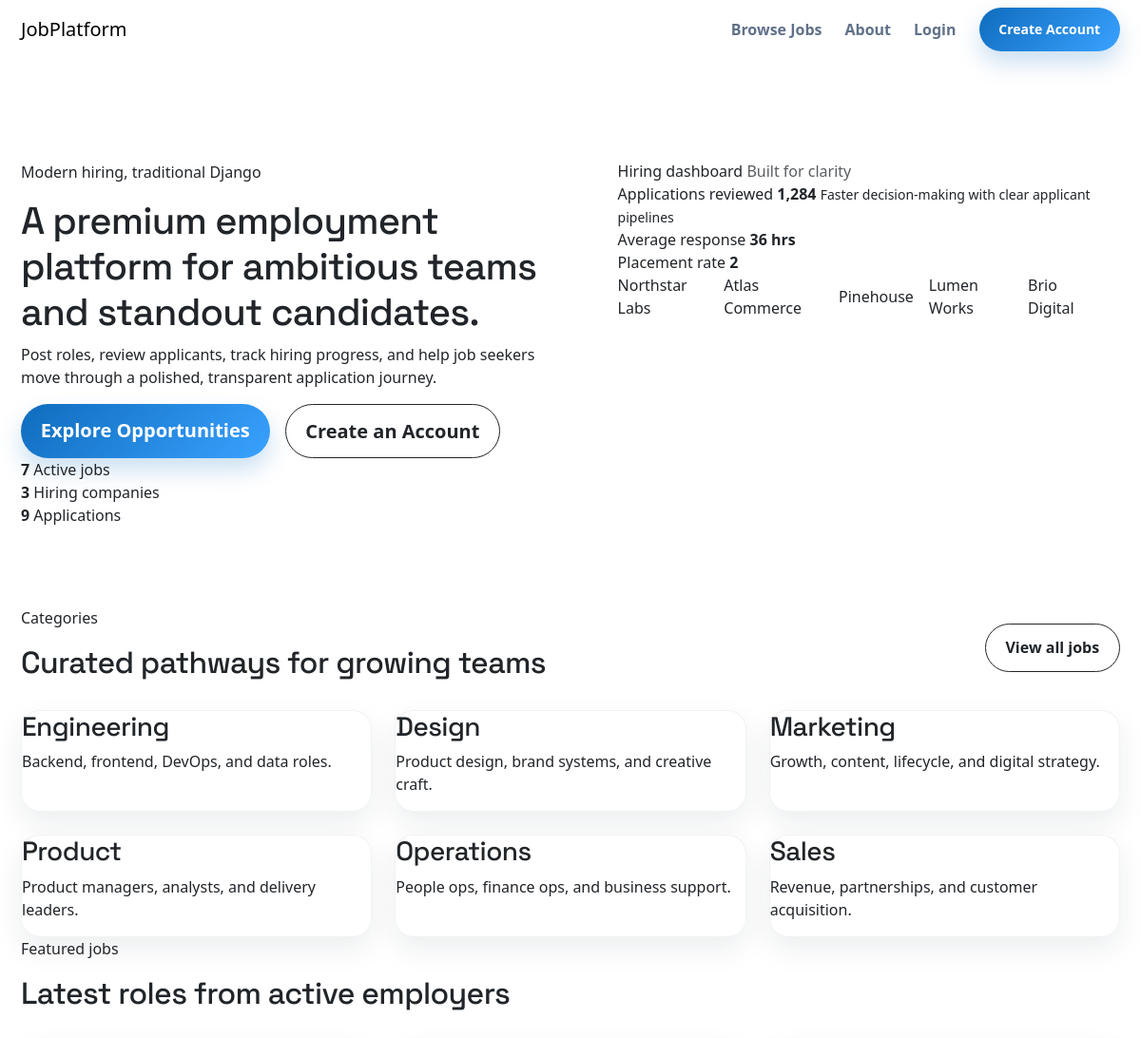
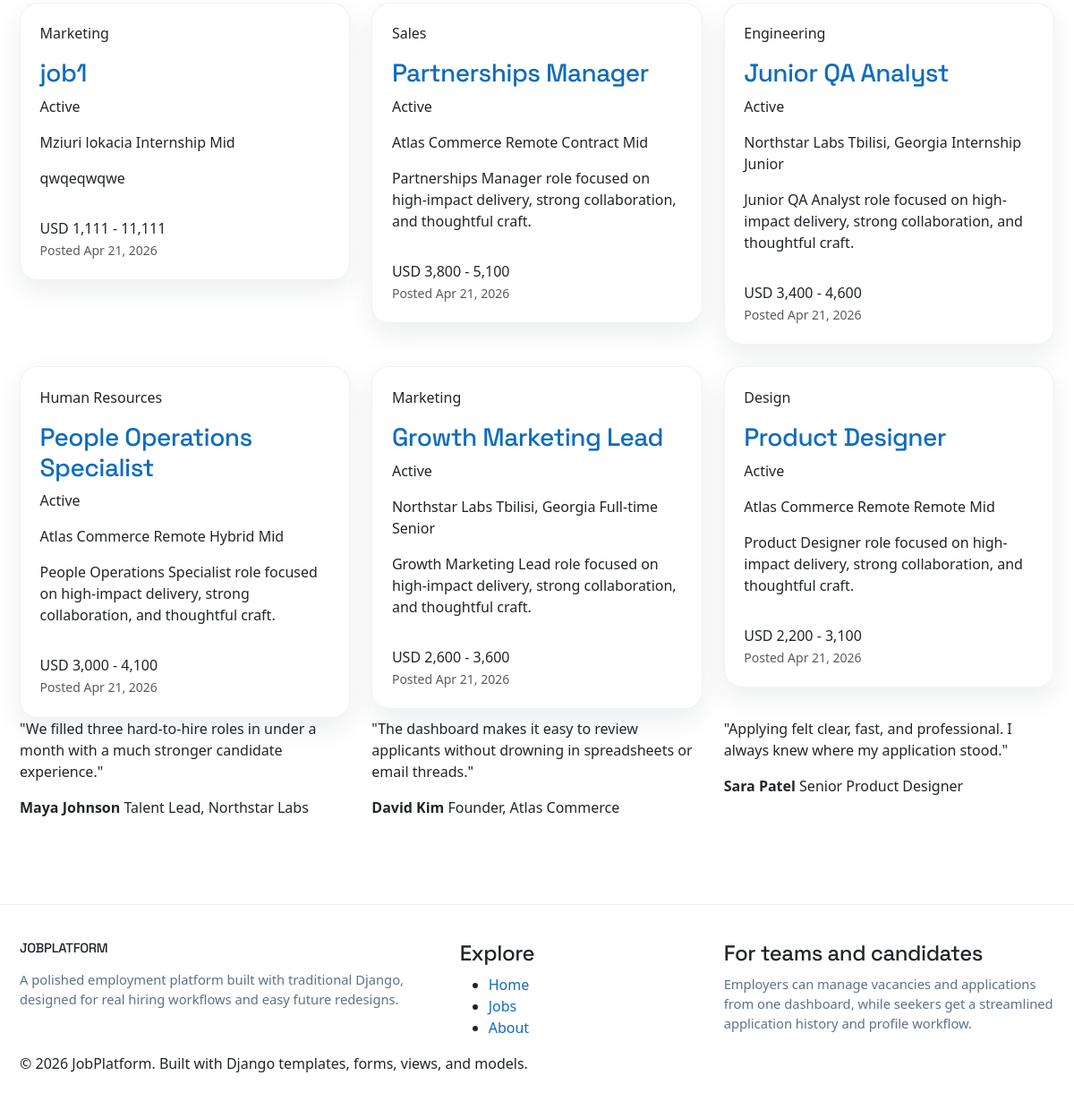
The page / on the database its author committed (2 pictures, top to bottom).
### jobs/models.py (models this page shows, shortened)
class Job(models.Model):
    class JobType(models.TextChoices):
        FULL_TIME = "full-time", "Full-time"
        PART_TIME = "part-time", "Part-time"
        INTERNSHIP = "internship", "Internship"
        REMOTE = "remote", "Remote"
        HYBRID = "hybrid", "Hybrid"
        CONTRACT = "contract", "Contract"
    class Category(models.TextChoices):
        ENGINEERING = "engineering", "Engineering"
        DESIGN = "design", "Design"
        MARKETING = "marketing", "Marketing"
        SALES = "sales", "Sales"
        PRODUCT = "product", "Product"
        OPERATIONS = "operations", "Operations"
        FINANCE = "finance", "Finance"
        HUMAN_RESOURCES = "human-resources", "Human Resources"
        CUSTOMER_SUPPORT = "customer-support", "Customer Support"
    class ExperienceLevel(models.TextChoices):
        JUNIOR = "junior", "Junior"
        MID = "mid", "Mid"
        SENIOR = "senior", "Senior"
    class Currency(models.TextChoices):
        USD = "USD", "USD"
        EUR = "EUR", "EUR"
        GBP = "GBP", "GBP"
        GEL = "GEL", "GEL"
    employer = models.ForeignKey(User, on_delete=models.CASCADE, related_name="jobs")
    title = models.CharField(max_length=255)
    company_name = models.CharField(max_length=255)
    location = models.CharField(max_length=255)
    job_type = models.CharField(max_length=20, choices=JobType.choices)
    category = models.CharField(max_length=30, choices=Category.choices)
    salary_min = models.DecimalField(max_digits=10, decimal_places=2, blank=True, null=True)
    salary_max = models.DecimalField(max_digits=10, decimal_places=2, blank=True, null=True)
    currency = models.CharField(max_length=3, choices=Currency.choices, default=Currency.USD)
    description = models.TextField()
    requirements = models.TextField()
    responsibilities = models.TextField()
    benefits = models.TextField(blank=True)
    experience_level = models.CharField(max_length=10, choices=ExperienceLevel.choices)
    is_active = models.BooleanField(default=True)
    application_deadline = models.DateField(blank=True, null=True)
    slug = models.SlugField(max_length=255, unique=True, blank=True)
    created_at = models.DateTimeField(auto_now_add=True)
    updated_at = models.DateTimeField(auto_now=True)
    class Meta:
        ordering = ["-created_at"]
    def get_absolute_url(self):
        return reverse("jobs:job-detail", args=[self.slug])
    @property
    def salary_display(self):
        if self.salary_min and self.salary_max:
            return f"{self.currency} {int(self.salary_min):,} - {int(self.salary_max):,}"
        if self.salary_min:
            return f"From {self.currency} {int(self.salary_min):,}"
        if self.salary_max:
            return f"Up to {self.currency} {int(self.salary_max):,}"
        return "Salary not disclosed"

### core/views.py (the view)
# urls.py: path("", views.home, name="home"),
def home(request):
    featured_jobs = Job.objects.filter(is_active=True).select_related("employer__profile").order_by("-created_at")[:6]
    category_cards = [("Engineering", "Backend, frontend, DevOps, and data roles."), ("Design", "Product design, brand systems, and creative craft."), ("Marketing", "Growth, content, lifecycle, and digital strategy."), ("Product", "Product managers, analysts, and delivery leaders."), ("Operations", "People ops, finance ops, and business support."), ("Sales", "Revenue, partnerships, and customer acquisition.")]
    stats = {
        "active_jobs": Job.objects.filter(is_active=True).count(),
        "employers": User.objects.filter(profile__role="employer").count(),
        "applications": Application.objects.count(),
        "placements": Application.objects.filter(status="accepted").count(),
    }
    testimonials = [
        {"quote": "We filled three hard-to-hire roles in under a month with a much stronger candidate experience.", "name": "Maya Johnson", "title": "Talent Lead, Northstar Labs"},
        {"quote": "The dashboard makes it easy to review applicants without drowning in spreadsheets or email threads.", "name": "David Kim", "title": "Founder, Atlas Commerce"},
        {"quote": "Applying felt clear, fast, and professional. I always knew where my application stood.", "name": "Sara Patel", "title": "Senior Product Designer"},
    ]
    trusted_companies = ["Northstar Labs", "Atlas Commerce", "Pinehouse", "Lumen Works", "Brio Digital"]
    return render(request, "core/home.html", {"featured_jobs": featured_jobs, "category_cards": category_cards, "stats": stats, "testimonials": testimonials, "trusted_companies": trusted_companies})

### templates/core/home.html (shortened to what this page needs)
{% extends "base.html" %}
{% block content %}
<section class="hero-section">
    <div class="container">
        <div class="row align-items-center g-5">
            <div class="col-lg-6">
                <p class="eyebrow-text">Modern hiring, traditional Django</p>
                <h1 class="hero-title">A premium employment platform for ambitious teams and standout candidates.</h1>
                <p class="hero-copy">
                    Post roles, review applicants, track hiring progress, and help job seekers move through a polished, transparent application journey.
                </p>
                <div class="hero-actions">
                    <a href="{% url 'jobs:job-list' %}" class="btn btn-brand btn-lg">Explore Opportunities</a>
                    {% if request.user.is_authenticated and request.user.profile.is_employer %}
                        <a href="{% url 'jobs:job-create' %}" class="btn btn-outline-dark btn-lg">Post a Vacancy</a>
                    {% else %}
                        <a href="{% url 'accounts:register' %}" class="btn btn-outline-dark btn-lg">Create an Account</a>
                    {% endif %}
                </div>
                <div class="hero-stats-grid">
                    <div class="hero-stat">
                        <strong>{{ stats.active_jobs }}</strong>
                        <span>Active jobs</span>
                    </div>
                    <div class="hero-stat">
                        <strong>{{ stats.employers }}</strong>
                        <span>Hiring companies</span>
                    </div>
                    <div class="hero-stat">
                        <strong>{{ stats.applications }}</strong>
                        <span>Applications</span>
                    </div>
                </div>
            </div>
            <div class="col-lg-6">
                <div class="hero-panel card-panel">
                    <div class="hero-panel-header">
                        <span class="pill-badge badge-soft-primary">Hiring dashboard</span>
                        <span class="text-muted">Built for clarity</span>
                    </div>
                    <div class="metric-stack">
                        <div class="metric-card metric-card-primary">
                            <span>Applications reviewed</span>
                            <strong>1,284</strong>
                            <small>Faster decision-making with clear applicant pipelines</small>
                        </div>
                        <div class="metric-row">
                            <div class="metric-card">
                                <span>Average response</span>
                                <strong>36 hrs</strong>
                            </div>
                            <div class="metric-card">
                                <span>Placement rate</span>
                                <strong>{{ stats.placements }}</strong>
                            </div>
                        </div>
                    </div>
                    <div class="trusted-strip">
                        {% for company in trusted_companies %}
                            <span>{{ company }}</span>
                        {% endfor %}
                    </div>
                </div>
            </div>
        </div>
    </div>
</section>
<section class="section-block">
    <div class="container">
        <div class="section-heading">
            <div>
                <p class="eyebrow-text">Categories</p>
                <h2>Curated pathways for growing teams</h2>
            </div>
            <a href="{% url 'jobs:job-list' %}" class="btn btn-outline-dark">View all jobs</a>
        </div>
        <div class="row g-4">
            {% for title, copy in category_cards %}
                <div class="col-md-6 col-xl-4">
                    <div class="card-panel category-card h-100">
                        <h3>{{ title }}</h3>
                        <p>{{ copy }}</p>
                    </div>
                </div>
            {% endfor %}
        </div>
    </div>
</section>
<section class="section-block section-muted">
    <div class="container">
        <div class="section-heading">
            <div>
                <p class="eyebrow-text">Featured jobs</p>
                <h2>Latest roles from active employers</h2>
            </div>
        </div>
        <div class="row g-4">
            {% for job in featured_jobs %}
                <div class="col-md-6 col-xl-4">
                    {% include "includes/job_card.html" %}
                </div>
            {% empty %}
                <div class="col-12">
                    {% include "includes/empty_state.html" with title="No jobs yet" body="Once employers publish vacancies, featured opportunities will appear here." action_url=None action_label=None %}
                </div>
            {% endfor %}
        </div>
    </div>
</section>
<section class="section-block">
    <div class="container">
        <div class="row g-4">
            {% for item in testimonials %}
                <div class="col-lg-4">
                    <div class="testimonial-card card-panel h-100">
                        <p class="testimonial-quote">"{{ item.quote }}"</p>
                        <div class="testimonial-meta">
                            <strong>{{ item.name }}</strong>
                            <span>{{ item.title }}</span>
                        </div>
                    </div>
                </div>
            {% endfor %}
        </div>
    </div>
</section>
{% endblock %}

### templates/base.html (shortened to what this page needs)
{% load static %}
<!DOCTYPE html>
<html lang="en">
<head>
    <link href="https://cdn.jsdelivr.net/npm/bootstrap@5.3.3/dist/css/bootstrap.min.css" rel="stylesheet">
    <link rel="stylesheet" href="{% static 'css/main.css' %}">
</head>
<body>
    <div class="site-shell">
        {% include "includes/navbar.html" %}
        <main class="site-main">
            {% block content %}{% endblock %}
        </main>
        {% include "includes/footer.html" %}
    </div>
</body>
</html>

### templates/includes/navbar.html (shortened to what this page needs)
<nav class="navbar navbar-expand-lg main-navbar sticky-top">
    <div class="container">
        <a class="navbar-brand brand-mark" href="{% url 'core:home' %}">JobPlatform</a>
        <div class="collapse navbar-collapse" id="mainNavbar">
            <ul class="navbar-nav ms-auto align-items-lg-center gap-lg-2">
                <li class="nav-item">
                    <a class="nav-link" href="{% url 'jobs:job-list' %}">Browse Jobs</a>
                </li>
                <li class="nav-item">
                    <a class="nav-link" href="{% url 'core:about' %}">About</a>
                </li>
                {% if request.user.is_authenticated %}
                    <li class="nav-item">
                        <a class="nav-link" href="{% url 'accounts:dashboard-redirect' %}">Dashboard</a>
                    </li>
                    {% if request.user.profile.is_employer %}
                        <li class="nav-item">
                            <a class="btn btn-brand btn-sm ms-lg-2" href="{% url 'jobs:job-create' %}">Post a Job</a>
                        </li>
                    {% else %}
                        <li class="nav-item">
                            <a class="btn btn-brand btn-sm ms-lg-2" href="{% url 'applications:my-applications' %}">My Applications</a>
                        </li>
                    {% endif %}
                    <li class="nav-item dropdown ms-lg-2">
                        <button class="btn btn-light nav-user dropdown-toggle" data-bs-toggle="dropdown" type="button">
                            {{ request.user.profile.display_name }}
                        </button>
                        <ul class="dropdown-menu dropdown-menu-end border-0 shadow-sm">
                            <li><a class="dropdown-item" href="{% url 'accounts:profile-edit' %}">Edit Profile</a></li>
                            <li><a class="dropdown-item" href="{% url 'accounts:dashboard-redirect' %}">Open Dashboard</a></li>
                            <li><hr class="dropdown-divider"></li>
                            <li><a class="dropdown-item text-danger" href="{% url 'accounts:logout' %}">Logout</a></li>
                        </ul>
                    </li>
                {% else %}
                    <li class="nav-item">
                        <a class="nav-link" href="{% url 'accounts:login' %}">Login</a>
                    </li>
                    <li class="nav-item">
                        <a class="btn btn-brand btn-sm ms-lg-2" href="{% url 'accounts:register' %}">Create Account</a>
                    </li>
                {% endif %}
            </ul>
        </div>
    </div>
</nav>

### templates/includes/job_card.html (shortened to what this page needs)
<article class="job-card card-panel">
    <div class="job-card-top">
        <div>
            <p class="eyebrow-text">{{ job.get_category_display }}</p>
            <h3 class="job-card-title">
                <a href="{{ job.get_absolute_url }}">{{ job.title }}</a>
            </h3>
        </div>
        {% if job.is_active %}
            <span class="pill-badge badge-soft-success">Active</span>
        {% else %}
            <span class="pill-badge badge-soft-secondary">Closed</span>
        {% endif %}
    </div>
    <div class="job-meta-grid">
        <span>{{ job.company_name }}</span>
        <span>{{ job.location }}</span>
        <span>{{ job.get_job_type_display }}</span>
        <span>{{ job.get_experience_level_display }}</span>
    </div>
    <p class="job-card-copy">{{ job.description|truncatechars:140 }}</p>
    <div class="job-card-bottom">
        <div>
            <div class="job-salary">{{ job.salary_display }}</div>
            <small class="text-muted">Posted {{ job.created_at|date:"M d, Y" }}</small>
        </div>
    </div>
</article>

### templates/includes/footer.html
<footer class="site-footer">
    <div class="container">
        <div class="row g-4 align-items-start">
            <div class="col-lg-5">
                <h3 class="footer-title">JobPlatform</h3>
                <p class="footer-copy">
                    A polished employment platform built with traditional Django, designed for real hiring workflows and easy future redesigns.
                </p>
            </div>
            <div class="col-sm-6 col-lg-3">
                <h4 class="footer-heading">Explore</h4>
                <ul class="footer-links">
                    <li><a href="{% url 'core:home' %}">Home</a></li>
                    <li><a href="{% url 'jobs:job-list' %}">Jobs</a></li>
                    <li><a href="{% url 'core:about' %}">About</a></li>
                </ul>
            </div>
            <div class="col-sm-6 col-lg-4">
                <h4 class="footer-heading">For teams and candidates</h4>
                <p class="footer-copy">
                    Employers can manage vacancies and applications from one dashboard, while seekers get a streamlined application history and profile workflow.
                </p>
            </div>
        </div>
        <div class="footer-bottom">
            <span>&copy; {% now "Y" %} JobPlatform. Built with Django templates, forms, views, and models.</span>
        </div>
    </div>
</footer>

### rows shown on the page
Job: category "Marketing", title "job1", is_active "Active", company_name "Mziuri", location "lokacia", job_type "Internship", experience_level "Mid", description "qwqeqwqwe", salary_display "USD 1,111 - 11,111", created_at "Apr 21, 2026"
Job: category "Sales", title "Partnerships Manager", is_active "Active", company_name "Atlas Commerce", location "Remote", job_type "Contract", experience_level "Mid", description "Partnerships Manager role focused on high-impact delivery, strong collaboration, and thoughtful craft.", salary_display "USD 3,800 - 5,100", created_at "Apr 21, 2026"
Job: category "Engineering", title "Junior QA Analyst", is_active "Active", company_name "Northstar Labs", location "Tbilisi, Georgia", job_type "Internship", experience_level "Junior", description "Junior QA Analyst role focused on high-impact delivery, strong collaboration, and thoughtful craft.", salary_display "USD 3,400 - 4,600", created_at "Apr 21, 2026"
Job: category "Human Resources", title "People Operations Specialist", is_active "Active", company_name "Atlas Commerce", location "Remote", job_type "Hybrid", experience_level "Mid", description "People Operations Specialist role focused on high-impact delivery, strong collaboration, and thoughtful craft.", salary_display "USD 3,000 - 4,100", created_at "Apr 21, 2026"
Job: category "Marketing", title "Growth Marketing Lead", is_active "Active", company_name "Northstar Labs", location "Tbilisi, Georgia", job_type "Full-time", experience_level "Senior", description "Growth Marketing Lead role focused on high-impact delivery, strong collaboration, and thoughtful craft.", salary_display "USD 2,600 - 3,600", created_at "Apr 21, 2026"
Job: category "Design", title "Product Designer", is_active "Active", company_name "Atlas Commerce", location "Remote", job_type "Remote", experience_level "Mid", description "Product Designer role focused on high-impact delivery, strong collaboration, and thoughtful craft.", salary_display "USD 2,200 - 3,100", created_at "Apr 21, 2026"

### other values the page prints
{{ stats.active_jobs }} "7"
{{ stats.employers }} "3"
{{ stats.applications }} "9"
{{ stats.placements }} "2"
{{ company }} "Northstar Labs" "Atlas Commerce" "Pinehouse" "Lumen Works" "Brio Digital"
{{ title }} "Engineering" "Design" "Marketing" "Product" "Operations" "Sales"
{{ copy }} "Backend, frontend, DevOps, and data roles." "Product design, brand systems, and creative craft." "Growth, content, lifecycle, and digital strategy." "Product managers, analysts, and delivery leaders." "People ops, finance ops, and business support." "Revenue, partnerships, and customer acquisition."
{{ item.quote }} "We filled three hard-to-hire roles in under a month with a much stronger candidate experience." "The dashboard makes it easy to review applicants without drowning in spreadsheets or email threads." "Applying felt clear, fast, and professional. I always knew where my application stood."
{{ item.name }} "Maya Johnson" "David Kim" "Sara Patel"
{{ item.title }} "Talent Lead, Northstar Labs" "Founder, Atlas Commerce" "Senior Product Designer"
